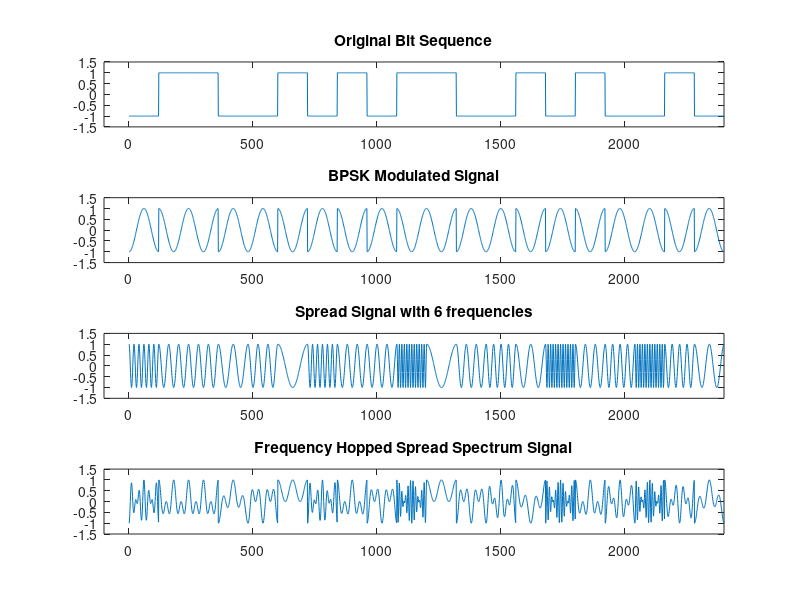
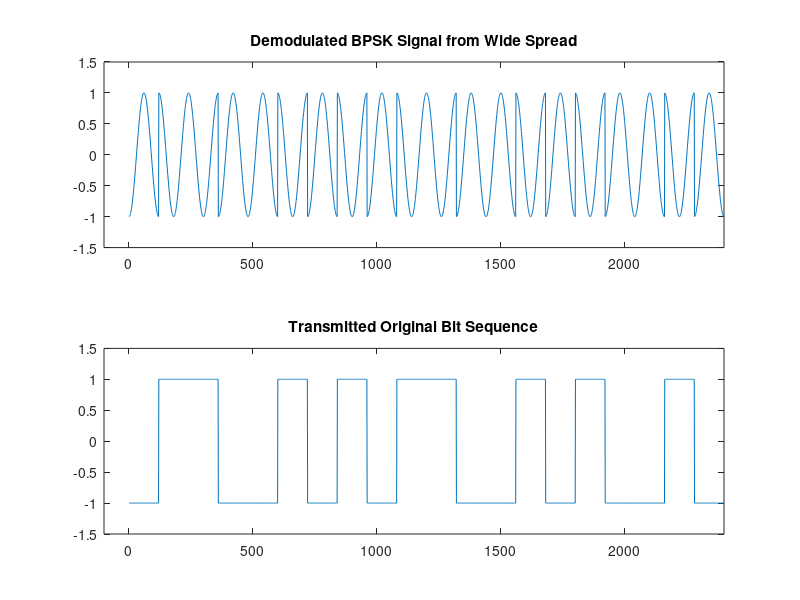

These charts were generated, in order, by the following MATLAB code:
clc; clear all;
num_bits = 20; 
samples_per_bit = 120;
num_carriers = 6; 
samples = [10, 20, 30, 40, 60, 120]; 
bit_sequence = [0 1 1 0 0 1 0 1 0 1 1 0 0 1 0 1 0 0 1 0]; 
sequence = 2 * bit_sequence - 1;
input_signal = repelem(sequence, samples_per_bit); 

t_carrier = linspace(0, 2*pi*num_bits, samples_per_bit*num_bits); 
carrier_signal = cos(t_carrier);
figure(1);
subplot(4,1,1); plot(input_signal); 
axis([-100 2400 -1.5 1.5]);
title('Original Bit Sequence');
BPSK_mod_signal = input_signal .* carrier_signal;
subplot(4,1,2); plot(BPSK_mod_signal); 
axis([-100 2400 -1.5 1.5]);
title('BPSK Modulated Signal');

% Generate 6 Carrier Frequencies
carriers = cell(1, num_carriers);
for i = 1:num_carriers
    t = linspace(0, 2*pi, samples(i) + 1); 
    t(end) = []; 
    carriers{i} = repmat(cos(t), 1, ceil(samples_per_bit / length(t)));
    carriers{i} = carriers{i}(1:samples_per_bit); 
end
% Spread Signal with Random Carrier Frequencies
spread_signal = [];
for i = 1:num_bits
    carrier_idx = randi([1, num_carriers]); % Randomly select a carrier
    spread_signal = [spread_signal carriers{carrier_idx}];
end
subplot(4,1,3); 
plot(spread_signal); 
axis([-100 2400 -1.5 1.5]);
title('Spread Signal with 6 frequencies');
% Spreading BPSK Signal
freq_hopped_sig = BPSK_mod_signal .* spread_signal;
subplot(4,1,4); 
plot(freq_hopped_sig); 
axis([-100 2400 -1.5 1.5]);
title('Frequency Hopped Spread Spectrum Signal');
% Demodulation
BPSK_demodulated = freq_hopped_sig ./ spread_signal;
figure(2);
subplot(2,1,1); 
plot(BPSK_demodulated); 
axis([-100 2400 -1.5 1.5]);
title('Demodulated BPSK Signal from Wide Spread');
% Recover Original Bit Sequence
original_BPSK_signal = BPSK_demodulated ./ carrier_signal;
subplot(2,1,2); 
plot(original_BPSK_signal); 
axis([-100 2400 -1.5 1.5]);
title('Transmitted Original Bit Sequence');